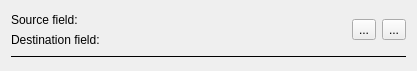
<?xml version="1.0" encoding="UTF-8"?>
<ui version="4.0">
 <class>mdtSqlCopierTableMappingWidgetItem</class>
 <widget class="QWidget" name="mdtSqlCopierTableMappingWidgetItem">
  <property name="geometry">
   <rect>
    <x>0</x>
    <y>0</y>
    <width>417</width>
    <height>71</height>
   </rect>
  </property>
  <property name="windowTitle">
   <string>Form</string>
  </property>
  <layout class="QVBoxLayout" name="verticalLayout">
   <item>
    <layout class="QHBoxLayout" name="horizontalLayout">
     <item>
      <layout class="QFormLayout" name="formLayout">
       <item row="0" column="0">
        <widget class="QLabel" name="lbSourceFieldLabel">
         <property name="text">
          <string>Source field:</string>
         </property>
        </widget>
       </item>
       <item row="0" column="1">
        <widget class="QLabel" name="lbSourceField">
         <property name="text">
          <string/>
         </property>
        </widget>
       </item>
       <item row="1" column="0">
        <widget class="QLabel" name="lbDestinationFieldLabel">
         <property name="text">
          <string>Destination field:</string>
         </property>
        </widget>
       </item>
       <item row="1" column="1">
        <widget class="QLabel" name="lbDestinationField">
         <property name="text">
          <string/>
         </property>
        </widget>
       </item>
      </layout>
     </item>
     <item>
      <spacer name="horizontalSpacer">
       <property name="orientation">
        <enum>Qt::Horizontal</enum>
       </property>
       <property name="sizeHint" stdset="0">
        <size>
         <width>187</width>
         <height>20</height>
        </size>
       </property>
      </spacer>
     </item>
     <item>
      <widget class="QToolButton" name="tbEditFieldMapping">
       <property name="text">
        <string>...</string>
       </property>
      </widget>
     </item>
     <item>
      <widget class="QToolButton" name="tbRemoveFieldMapping">
       <property name="text">
        <string>...</string>
       </property>
       <property name="icon">
        <iconset theme="edit-delete">
         <normaloff/>
        </iconset>
       </property>
      </widget>
     </item>
    </layout>
   </item>
   <item>
    <widget class="Line" name="pvSeparationLine">
     <property name="frameShadow">
      <enum>QFrame::Plain</enum>
     </property>
     <property name="orientation">
      <enum>Qt::Horizontal</enum>
     </property>
    </widget>
   </item>
  </layout>
 </widget>
 <resources/>
 <connections/>
</ui>
